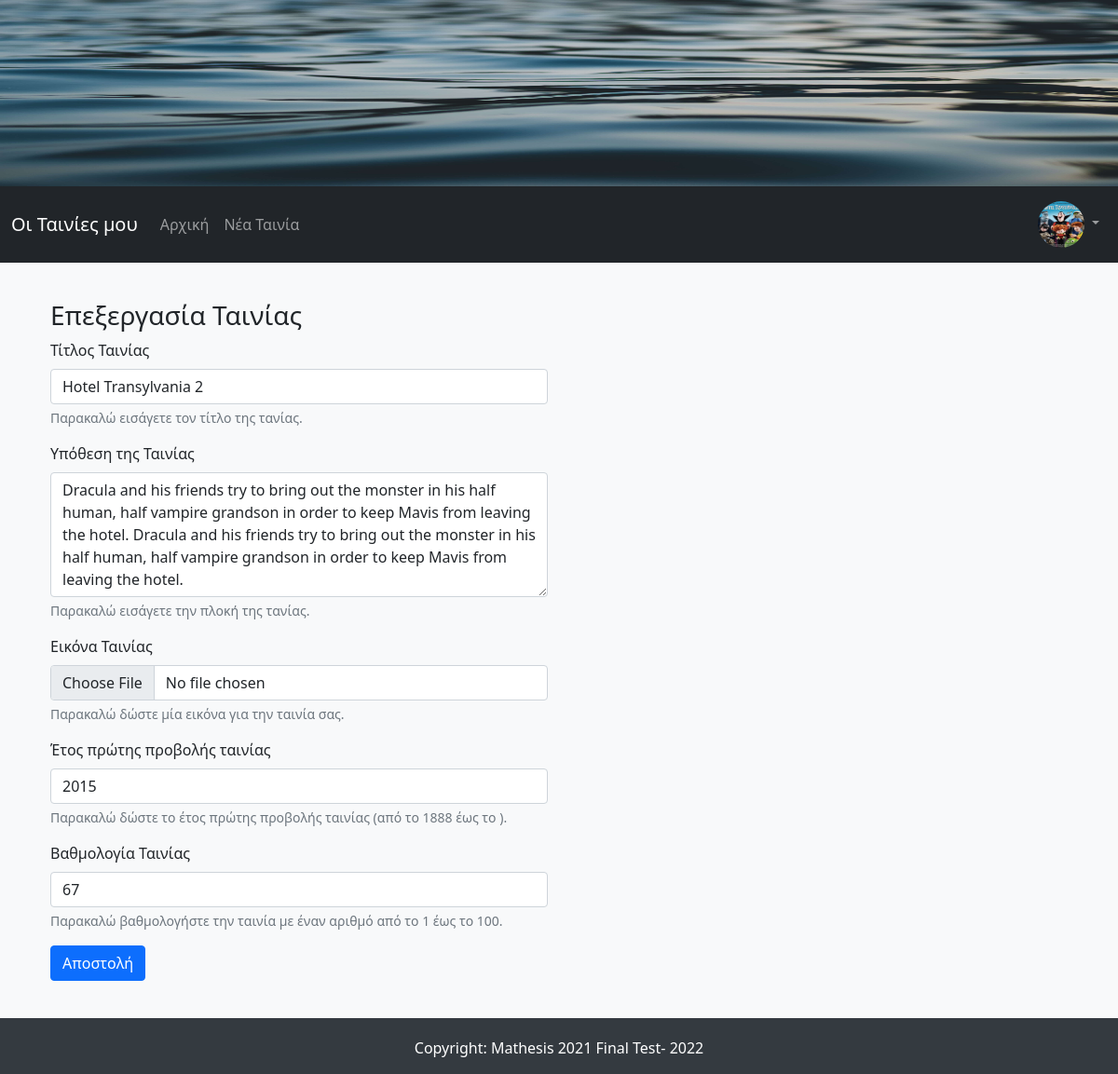
The page /edit_movie/1 (signed in) on the database its author committed.
### ImdbApp/models.py (models this page shows, shortened)
class User(db.Model, UserMixin):
    id = db.Column(db.Integer, primary_key=True)
    username = db.Column(db.String(15), unique=True, nullable=False)
    email = db.Column(db.String(150), unique=True, nullable=False)
    password = db.Column(db.String(36), nullable=False)
    profile_image = db.Column(db.String(30), default='default_profile_image.jpg')
    movies = db.relationship('Movie', backref='author', lazy=True)

class Movie(db.Model):
    id = db.Column(db.Integer, primary_key=True)
    title = db.Column(db.String(50), nullable=False)
    plot = db.Column(db.Text(), nullable=False)
    image = db.Column(db.String(30), nullable=False, default='default_image.jpg')
    date_created = db.Column(db.DateTime, nullable=False, default=datetime.utcnow)
    release_year = db.Column(db.Integer(), nullable=False, default=2000)
    rating = db.Column(db.Integer(), nullable=False)
    user_id = db.Column(db.Integer, db.ForeignKey('user.id'), nullable=False)

### ImdbApp/routes.py (the view, shortened to what this page needs)
@app.route("/edit_movie/<int:movie_id>", methods=['GET', 'POST'])
@login_required
def edit_movie(movie_id):
    movie = Movie.query.filter_by(id=movie_id, author=current_user).first_or_404()
    form = NewMovieForm(title=movie.title, plot=movie.plot, release_year = movie.release_year, rating=int(10*movie.rating) )
    return render_template("new_movie.html", form=form, page_title="Επεξεργασία Ταινίας")

### ImdbApp/models.py (called while the page is built)
@login_manager.user_loader
def load_user(user_id):
    return User.query.get(int(user_id))

### ImdbApp/templates/new_movie.html (shortened to what this page needs)
{% extends "base.html" %}
{% block content %}
<div class="container login-container">
  <div class="row">
    <div class="col-md-6 login-form-1">
        <h3>{{ page_title }}</h3>
        <form method="POST" enctype="multipart/form-data">
          <div class="mb-3">
            {{ form.title.label(class="form-label") }}
            {{ form.title(class="form-control", required=False) }}
            <div id="titleHelp" class="form-text">Παρακαλώ εισάγετε τον τίτλο της τανίας.</div>
          </div>
          <div class="mb-3">
            {{ form.plot.label(class="form-label") }}
            {{ form.plot(class="form-control", rows="5", required=False) }}
            <div id="plotHelp" class="form-text">Παρακαλώ εισάγετε την πλοκή της τανίας.</div>
          </div>
              <div class="mb-3">
                {{ form.image.label(class="form-label") }}
                {{ form.image(class="form-control") }}
                <div id="imageHelp" class="form-text">Παρακαλώ δώστε μία εικόνα για την ταινία σας.</div>
              </div>
              <div class="mb-3">
                {{ form.release_year.label(class="form-label") }}
                {{ form.release_year(class="form-control", required=False) }}
                <div id="release_yearHelp" class="form-text">Παρακαλώ δώστε το έτος πρώτης προβολής ταινίας (από το 1888 έως το {{ current_year }}).</div>
              </div>
              <div class="mb-3">
                {{ form.rating.label(class="form-label") }}
                {{ form.rating(class="form-control", required=False) }}
                <div id="ratingHelp" class="form-text">Παρακαλώ βαθμολογήστε την ταινία με έναν αριθμό από το 1 έως το 100.</div>
              </div>
          <div class="mb-3">
              {{ form.submit(class="btn btn-primary") }}
          </div>
        </form>
    </div>
  </div>
</div>
{% endblock content %}

### ImdbApp/templates/navbar.html (shortened to what this page needs)
<nav class="navbar navbar-expand-lg navbar-dark bg-dark">
  <div class="container-fluid">
    <a class="navbar-brand" href="/">Οι Ταινίες μου</a>
    <div class="collapse navbar-collapse" id="navbarNav">
      <ul class="navbar-nav me-auto mb-2 mb-lg-0">
        <li class="nav-item">
          <a class="nav-link" aria-current="page" href="/">Αρχική</a>
        </li>
        <li class="nav-item">
          <a class="nav-link" href="/new_movie/">Νέα Ταινία</a>
        </li>
      </ul>
      <ul class="nav navbar-nav navbar-right">
        {% if current_user.is_authenticated %}
          <li class="nav-item dropdown">
            <a class="nav-link dropdown-toggle" href="#" id="navbarDropdown" role="button" data-bs-toggle="dropdown" aria-expanded="false">
              <img class="rounded-circle navbar-profile-image" src="{{ url_for('static', filename='images/profiles_images/'+current_user.profile_image) }}" alt="{{ current_user.username }}" data-holder-rendered="true" data-bs-toggle="tooltip" data-bs-placement="top", title="{{ current_user.username }}" >
            </a>
          </li>
        {% endif %}
      </ul>
    </div>
  </div>
</nav>

### ImdbApp/static/css/styles.css (style rules this page uses)
body { background-color: #f8f9fa; }
.container { margin-top: 20px; }
.row { margin-top: 20px; }
.navbar-profile-image { width: 50px; height: 50px; }

### rows shown on the page
User: profile_image (picture)
Movie: title "Hotel Transylvania 2", plot "Dracula and his friends try to bring out the monster in his half human, half vampire grandson in order to keep Mavis from leaving the hotel. Dracula and his friends try to bring out the monster in his half human, half vampire grandson in order to keep Mavis from leaving the hotel.", release_year "2015", rating "67"

### other values the page prints
{{ page_title }} "Επεξεργασία Ταινίας"
